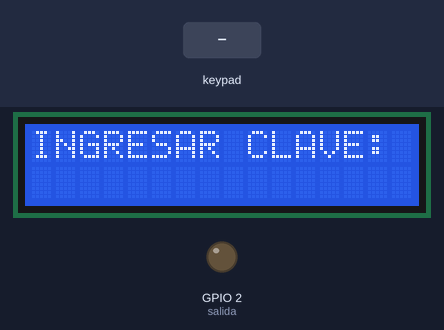
The sketch below on a simulated ESP32. Parts: 16×2 character LCD, output pins drawn as LEDs (lit = HIGH). Inputs (shaded band) come from the test bench. What the sketch prints to the serial monitor is not drawn.

Above: at 1.2 s.
1.3 s: keypad keys 2 0 1 6 # pressed 0.4 s apart
At 4.1 s:
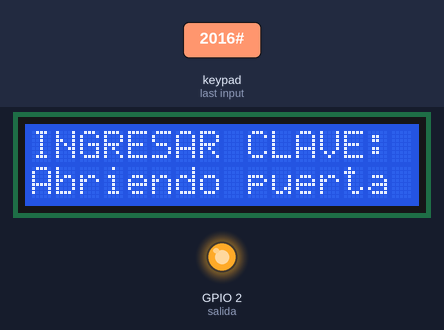
6.3 s: key 'A' pressed
At 9.14 s:
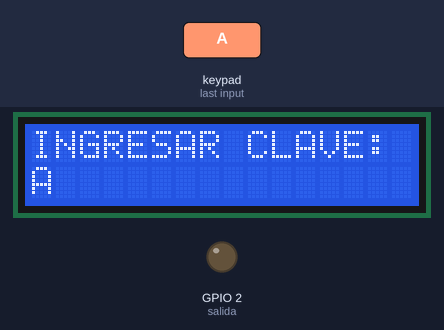
9.3 s: keypad keys 2 0 1 6 D pressed 0.4 s apart
At 11.3 s:
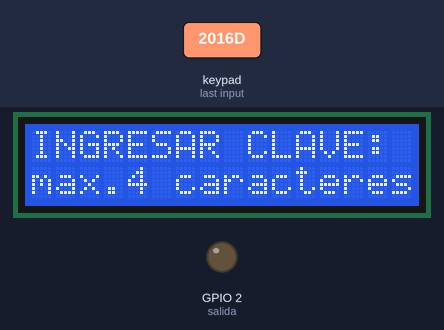
14.3 s: key 'B' pressed
At 14.6 s:
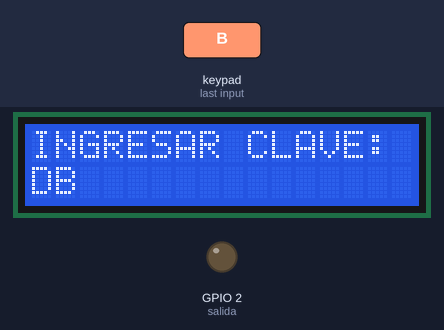
15.8 s: key 'C' pressed
At 17.0 s:
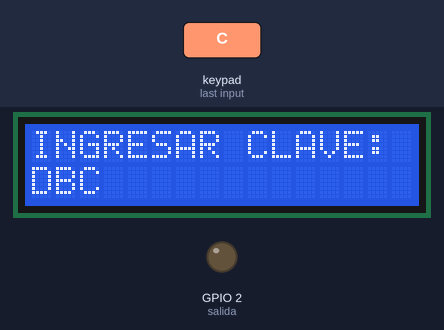
17.3 s: keypad keys 1 3 9 7 # pressed 0.4 s apart
At 22.4 s:
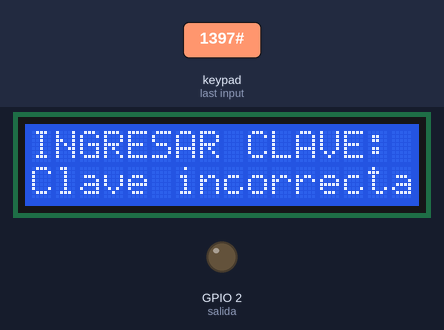
Timing chart, 0 to 23.9 s (numbered marks = the images above; inputs shaded):
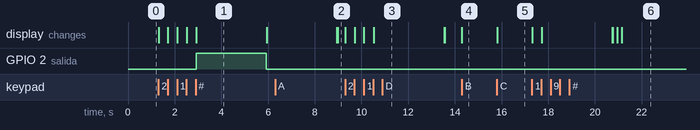

The sketch:

teclado_pantalla_lcd.ino
```cpp
#include <Wire.h>
#include <Keypad.h>

#include <LiquidCrystal_PCF8574.h>

// Configura la dirección I2C y el tamaño del LCD
LiquidCrystal_PCF8574 lcd(0x27); // Cambia 0x27 por la dirección de tu pantalla


// Configuración del teclado matricial 4x4
const byte filas = 4; // Número de filas
const byte columnas = 4; // Número de columnas

// Mapeo de teclas (ajusta según tu teclado)
char teclas[filas][columnas] = {
  {'1', '2', '3', 'A'},
  {'4', '5', '6', 'B'},
  {'7', '8', '9', 'C'},
  {'*', '0', '#', 'D'}
};

// Pines conectados al teclado (ajusta según tu conexión)
byte pinesFilas[filas] = {27, 14, 12, 13}; // GPIOs para las filas
byte pinesColumnas[columnas] = {32, 33, 25, 26}; // GPIOs para las columnas

Keypad teclado = Keypad(makeKeymap(teclas), pinesFilas, pinesColumnas, filas, columnas);

// Configuración de la contraseña
String contrasena = "2016"; // Contraseña correcta
String entrada = "";        // Almacena la entrada del usuario

// Configuración de la salida digital
const int salida = 2; // GPIO de la salida (ajusta según tu preferencia)
const unsigned long tiempoActivo = 3000; // Tiempo en milisegundos (3 segundos)

void setup() {
  Serial.begin(9600);

  // Configuración de la salida digital
  pinMode(salida, OUTPUT);
  digitalWrite(salida, LOW);

  // Inicializa el LCD
  Wire.begin();     // Inicia la comunicación I2C para Arduino UNO
  lcd.begin(16, 2);  // Inicializa el LCD con 16 columnas y 2 filas
  lcd.setBacklight(255);  // Activa la luz de fondo (0 para apagarla)
  lcd.setCursor(0, 0);    // Posiciona el cursor en la primera columna y fila
  lcd.print("INGRESAR CLAVE:");  // Muestra un mensaje en la pantalla

  Serial.println("Sistema iniciado. Ingrese la contraseña.");
}

////////////////////////////////////////////////////////////////////////////////////////

void loop() {

  char tecla = teclado.getKey(); // Lee una tecla del teclado


  if (tecla) {
    // Si se presiona una tecla, la muestra en el monitor serial
    Serial.println(tecla);

    if (tecla == '#') {
    // Si se presiona '#', verifica la contraseña
          if (entrada == contrasena) {
          Serial.println("Contraseña correcta. Puede entrar.");
          lcd.setCursor(0, 1);    // Posiciona el cursor en la primera columna y  segunda fila
          lcd.print("Abriendo puerta"); //
          digitalWrite(salida, HIGH); // Activa la salida
          delay(tiempoActivo);        // Mantiene la salida activa por el tiempo definido
          digitalWrite(salida, LOW);  // Desactiva la salida
          Serial.println("Puerta Cerrada.");
          lcd.setCursor(0, 1);    // Posiciona el cursor en la primera columna y  segunda fila
          lcd.print("Puerta Cerrada"); //
          delay(3000);
          lcd.setCursor(0, 1);    // Posiciona el cursor en la primera columna y  segunda fila
          lcd.print("                "); // Imprime 16 espacios para limpiar la línea
          lcd.setCursor(0, 1);          // Vuelve a colocar el cursor al inicio de la segunda línea
          entrada = ""; // Limpia la entrada para un nuevo intento
          }

          else {
          Serial.println("Contraseña incorrecta. Inténtelo de nuevo.");
          lcd.setCursor(0, 1);    // Posiciona el cursor en la primera columna y  segunda fila
          lcd.print("Clave incorrecta"); //
          delay(3000);
          lcd.setCursor(0, 1);    // Posiciona el cursor en la primera columna y  segunda fila
          lcd.print("                "); // Imprime 16 espacios para limpiar la línea
          lcd.setCursor(0, 1);    // Posiciona el cursor en la primera columna y  segunda fila
          entrada = ""; // Limpia la entrada para un nuevo intento
          }

    }

    else if (tecla == '*') {
      // Si se presiona '*', borra la entrada actual
          entrada = "";
          Serial.println("Entrada borrada.");
          lcd.setCursor(0, 1);    // Posiciona el cursor en la primera columna y  segunda fila
          lcd.print("                "); // Imprime 16 espacios para limpiar la línea
          lcd.setCursor(0, 1);          // Vuelve a colocar el cursor al inicio de la segunda línea
    }


  else {
      // Si es un dígito válido, lo agrega a la entrada
      entrada += tecla;
      Serial.print("Entrada actual: ");
      Serial.println(entrada);

      lcd.setCursor(0, 1); // Configura el cursor en la segunda línea
      lcd.print(entrada); // Muestra la cadena actualizada
      // **Aquí está la nueva funcionalidad**
      if (entrada.length() > 4) {
        Serial.println("Num. de digitos exedido");
        entrada = ""; // Limpia la entrada si excede 4 dígitos
        lcd.setCursor(0, 1);    // Posiciona el cursor en la primera columna y  segunda fila
        lcd.print("max.4 caracteres"); //
        delay(3000);        // Mantiene la salida activa por el tiempo definido
        lcd.setCursor(0, 1);          // Vuelve a colocar el cursor al inicio de la segunda línea
        lcd.print("                "); // Imprime 16 espacios para limpiar la línea
        lcd.setCursor(0, 1);          // Vuelve a colocar el cursor al inicio de la segunda línea
       }
     }
    }
}
```

Measured:
- after the input at 1.3 s, GPIO 2 (salida): LOW → HIGH after 1.6 s, → LOW 3.0 s later; the display: first changes at once (image 1 shows a later state)
- after the input at 6.3 s, the display: first differs from a run without the input after 2.7 s (image 2)
- after the input at 9.3 s, the display: first changes at once (image 3 shows a later state)
- after the input at 14.3 s, the display: changes at once (image 4)
- after the input at 15.8 s, the display: changes at once (image 5)
- after the input at 17.3 s, the display: first changes at once (image 6 shows a later state)
- what the display in image 1 shows lasts 3.0 s, from 2.9 s to 5.9 s
